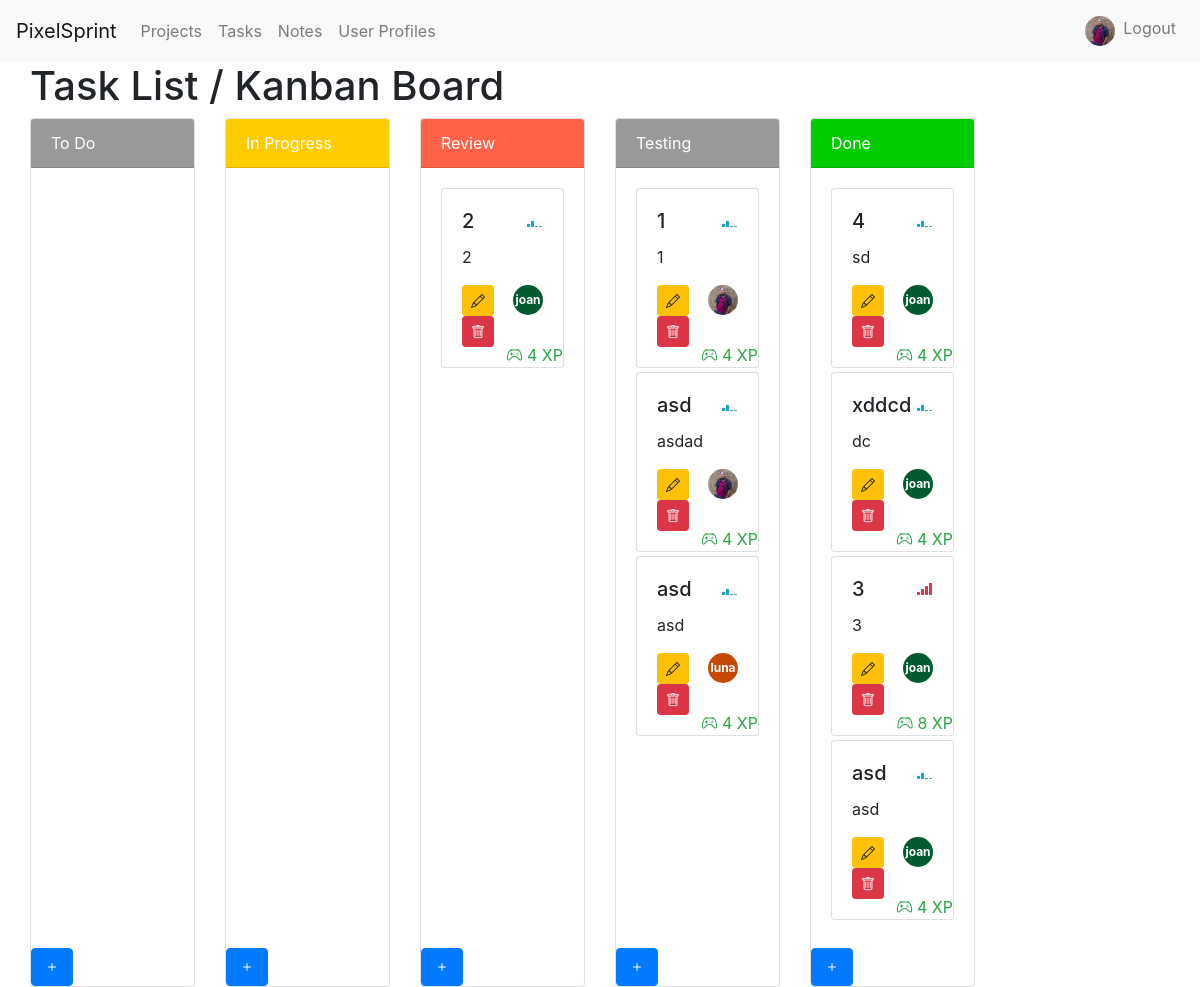
/project/tasks/ (signed in), run on the app's committed database.
### project/models.py (models this page shows, shortened)
class UserProfile(models.Model):
    user = models.OneToOneField(User, on_delete=models.CASCADE)
    xp = models.PositiveIntegerField(default=0)
    profile_picture = models.ImageField(upload_to='profile_pictures/', null=True, blank=True)
    color = models.CharField(max_length=7, default='#00ff00')  # Default color is green
    def __str__(self):
        return self.user.username

class Status(models.Model):
    name = models.CharField(max_length=50, unique=False)
    color = models.CharField(max_length=20)
    project = models.ForeignKey('Project', on_delete=models.CASCADE, related_name='statuses')

class Task(models.Model):
    title = models.CharField(max_length=255)
    description = models.TextField()
    project = models.ForeignKey(Project, on_delete=models.CASCADE, related_name='tasks')
    assigned_to = models.ForeignKey(UserProfile, on_delete=models.CASCADE, related_name='assigned_tasks', unique=False)
    due_date = models.DateField()
    xp_reward = models.PositiveIntegerField(default=1)
    priority = models.CharField(
        max_length=20,
        choices=[
            ('Critical', 'Critical'),
            ('High', 'High'),
            ('Medium', 'Medium'),
            ('Low', 'Low'),
        ],
        default='Medium'
    )
    difficulty = models.CharField(
        max_length=20,
        choices=[
            ('Easy', 'Easy'),
            ('Medium', 'Medium'),
            ('Hard', 'Hard'),
            ('Very Hard', 'Very Hard'),
            ('Extreme', 'Extreme'),
        ],
        default='Medium'
    )
    position = models.PositiveIntegerField(default=0)
    status = models.ForeignKey(Status, on_delete=models.CASCADE, related_name='tasks', default=1)

### project/views.py (the view)
# urls.py: path('tasks/', views.task_list, name='task_list'),
@login_required
def task_list(request, project_id=None):
    if project_id:
        project = get_object_or_404(Project, id=project_id)
        tasks = Task.objects.filter(project=project).order_by('position', 'status').all()
        project_statuses = Status.objects.filter(project=project_id).all()
        print(project_statuses)
        print(project_id)
    else:
        tasks = Task.objects.order_by('position', 'status').all()
        project_statuses = Status.objects.all()  # Fetch all statuses
    task_statuses = {}
    for task in tasks:
        status_name = task.status.name
        if status_name not in task_statuses:
            task_statuses[status_name] = []
        task_statuses[status_name].append({
            'id': task.id,
            'title': task.title,
            'description': task.description,
            'priority': task.priority,
            'xp_reward': task.xp_reward,
        })
    user_profile_picture = request.user.userprofile.profile_picture if hasattr(request.user, 'userprofile') else None
    return render(request, 'task_list.html', {
        'task_statuses': task_statuses,
        'form': TaskForm(),
        'tasks': tasks,
        'user_profile_picture': user_profile_picture,
        'project_statuses': project_statuses,
    })

### project/templates/task_list.html (shortened to what this page needs)
{% extends 'base.html' %}
{% block content %}
  <div class="container-fluid w-100">
    <h1>Task List / Kanban Board</h1>
    <div class="sortable-list row">
      {% for project_status in project_statuses %}
        <div class="col-md-2">
          <div class="card h-100">
            <div style="background-color:{{ project_status.color }};" class="card-header text-white">
              {{ project_status.name }}
            </div>
            <div id="{{ project_status.name }}-column" class="card-body d-flex flex-column sortable-list" data-status="{{ project_status.name }}">
              {% for task in tasks %}
                {% if task.status.name == project_status.name %}
                  <div class="card mb-1" data-task-id="{{ task.id }}">
                    <div class="card-body">
                      <div class="float-right" data-bs-placement="top" title="{% if task.priority == 'Critical' %}Critical{% elif task.priority == 'High' %}High{% elif task.priority == 'Medium' %}Medium{% elif task.priority == 'Low' %}Low{% endif %}">
                        <i class="bi {% if task.priority == 'Critical' %}bi-reception-4 text-danger{% elif task.priority == 'High' %}bi-reception-3 text-warning{% elif task.priority == 'Medium' %}bi-reception-2 text-info{% elif task.priority == 'Low' %}bi-reception-1 text-success{% endif %}" data-bs-toggle="modal" data-bs-target="#changePriorityModal{{ task.id }}"></i>
                      </div>
                      <h5 class="card-title">{{ task.title }}</h5>
                      <p class="card-text">{{ task.description }}</p>
                      <div class="text-success" style="position: absolute; bottom: 0; right: 0;">
                        <i class="bi bi-controller"></i> {{ task.xp_reward }} XP
                      </div>
                        <div class="float-right">
                        {% if task.assigned_to.profile_picture %}
                            <img src="{{ task.assigned_to.profile_picture.url }}" alt="{{ task.assigned_to }}" class="rounded-circle" width="30" height="30" style="cursor: pointer;" onclick="window.location.href='{% url 'userprofile_detail' task.assigned_to.id %}'">
                        {% else %}
                            <div class="custom-avatar" style="background-color: {{ task.assigned_to.color }};" onclick="window.location.href='{% url 'userprofile_detail' task.assigned_to.id %}'">
                                {{ task.assigned_to|slice:"2:" }}
                            </div>
                        {% endif %}
                    </div>
                      <a href="{% url 'update_task' task.id %}" class="btn btn-sm btn-warning">
                        <i class="bi bi-pencil"></i>
                      </a>
                      <a href="{% url 'delete_task' task.id %}" class="btn btn-sm btn-danger">
                        <i class="bi bi-trash"></i>
                      </a>
                    </div>
                  </div>
                {% endif %}
              {% endfor %}
            </div>
            <div class="mt-1">
              <a href="{% url 'create_task' project_status.name %}" class="btn btn-primary">
                <i class="bi bi-plus"></i>
              </a>
            </div>
          </div>
        </div>
      {% endfor %}
    </div>
  </div>
{% endblock %}

### project/templates/base.html (shortened to what this page needs)
<!DOCTYPE html>
<html lang="en">
<head>
<link rel="stylesheet" href="https://maxcdn.bootstrapcdn.com/bootstrap/4.5.2/css/bootstrap.min.css">
<link rel="stylesheet" href="https://cdn.jsdelivr.net/npm/bootstrap-icons@1.11.3/font/bootstrap-icons.min.css">    {% block styles %}{% endblock %}
</head>
<body>
    <nav class="navbar navbar-expand-lg navbar-light bg-light">
        <a class="navbar-brand" href="{% url 'homepage' %}">PixelSprint</a>
        <div class="collapse navbar-collapse" id="navbarNav">
            <ul class="navbar-nav">
            {% if user.is_authenticated %}
                <li class="nav-item">
                    <a class="nav-link" href="{% url 'project_list' %}">Projects</a>
                </li>
                <li class="nav-item">
                    <a class="nav-link" href="{% url 'task_list' %}">Tasks</a>
                </li>
                <li class="nav-item">
                    <a class="nav-link" href="{% url 'note_list' %}">Notes</a>
                </li>
                <li class="nav-item">
                    <a class="nav-link" href="{% url 'userprofile_list' %}">User Profiles</a>
                </li>
            {% endif %}
            </ul>
            <ul class="navbar-nav ml-auto">
                {% if user.is_authenticated %}
                    <li class="nav-item">
    <span class="navbar-text">
                {% if user.userprofile.profile_picture %}
                    <a href="{% url 'user_profile_form' %}">
                        <img src="{{ user.userprofile.profile_picture.url }}" alt="{{ user.username }}" class="rounded-circle" width="30" height="30" style="cursor: pointer;" onclick="window.location.href='{% url 'user_profile_form' %}'">
                    </a>
                {% else %}
                    <div class="custom-avatar" style="background-color: {{ user.userprofile.color }};" onclick="window.location.href='{% url 'userprofile_detail' user.userprofile.id %}'">
                                {{ user.username|slice:":4:" }}
                            </div>
                {% endif %}
                <li class="nav-item">
                        <a class="nav-link" href="{% url 'logout' %}">Logout</a>
                    </li>
            </span>
</li>
                {% endif %}
            </ul>
        </div>
    </nav>
    <div class="container-fluid w-100">
    {% block content %}{% endblock %}
</div>
</body>
</html>

### project/templates/base.html (style rules this page uses)
.custom-avatar { width: 30px; height: 30px; line-height: 30px; text-align: center; border-radius: 50%; color: white; font-size: 12px; font-weight: bold; cursor: pointer; }

### data on the page
Status: name "To Do"
Status: name "In Progress"
Status: name "Review"
Task: title "2", description "2", xp_reward "4", assigned_to "joanna"
Status: name "Testing"
Task: title "1", description "1", xp_reward "4", assigned_to.profile_picture (picture)
Task: title "asd", description "asdad", xp_reward "4", assigned_to.profile_picture (picture)
Task: title "asd", description "asd", xp_reward "4", assigned_to "luna"
Status: name "Done"
Task: title "4", description "sd", xp_reward "4", assigned_to "joanna"
Task: title "xddcd", description "dc", xp_reward "4", assigned_to "joanna"
Task: title "3", description "3", xp_reward "8", assigned_to "joanna"
Task: title "asd", description "asd", xp_reward "4", assigned_to "joanna"
